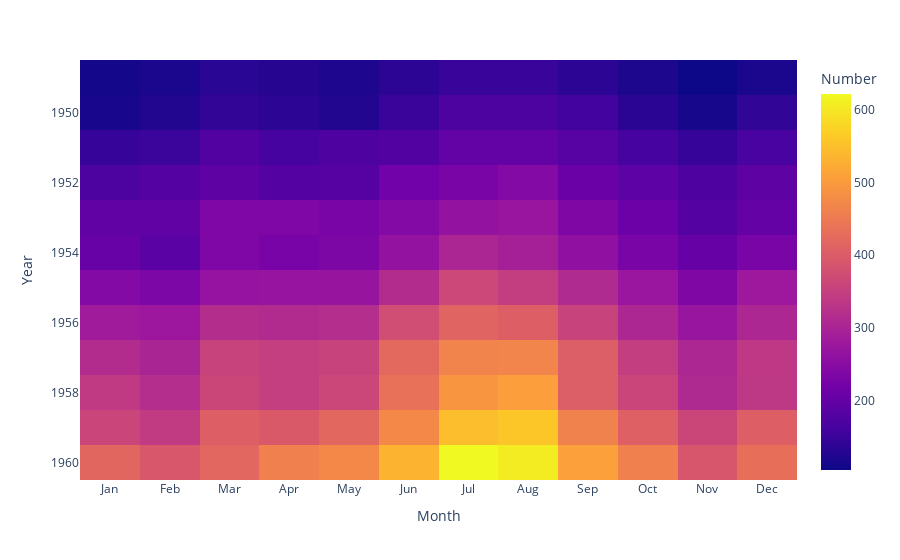

The notebook cell this image was saved under:
### Markdown cell above
### Plotly

### Code cell
fig = px.imshow(flights.values, labels=dict(x="Month", y="Year", color="Number"),
                x=flights.columns,
                y=flights.index)
fig.show()

### Figure 1 — Plotly figure (JSON) as saved in the notebook; plotly's stock layout.template omitted (floating-point values rounded to 4 significant figures; data arrays with more than 128 entries replaced by an {"elided": "..."} marker saying what was removed)
{"data": [{"coloraxis": "coloraxis", "hovertemplate": "Month: %{x}<br>Year: %{y}<br>Number: %{z}<extra></extra>", "name": "0", "type": "heatmap", "x": ["Jan", "Feb", "Mar", "Apr", "May", "Jun", "Jul", "Aug", "Sep", "Oct", "Nov", "Dec"], "xaxis": "x", "y": [1949, 1950, 1951, 1952, 1953, 1954, 1955, 1956, 1957, 1958, 1959, 1960], "yaxis": "y", "z": {"elided": "12x12 int values"}}], "layout": {"coloraxis": {"colorbar": {"title": {"text": "Number"}}, "colorscale": [[0, "#0d0887"], [0.1111, "#46039f"], [0.2222, "#7201a8"], [0.3333, "#9c179e"], [0.4444, "#bd3786"], [0.5556, "#d8576b"], [0.6667, "#ed7953"], [0.7778, "#fb9f3a"], [0.8889, "#fdca26"], [1, "#f0f921"]]}, "margin": {"t": 60}, "xaxis": {"anchor": "y", "constrain": "domain", "domain": [0, 1], "scaleanchor": "y", "title": {"text": "Month"}}, "yaxis": {"anchor": "x", "autorange": "reversed", "constrain": "domain", "domain": [0, 1], "title": {"text": "Year"}}}}
